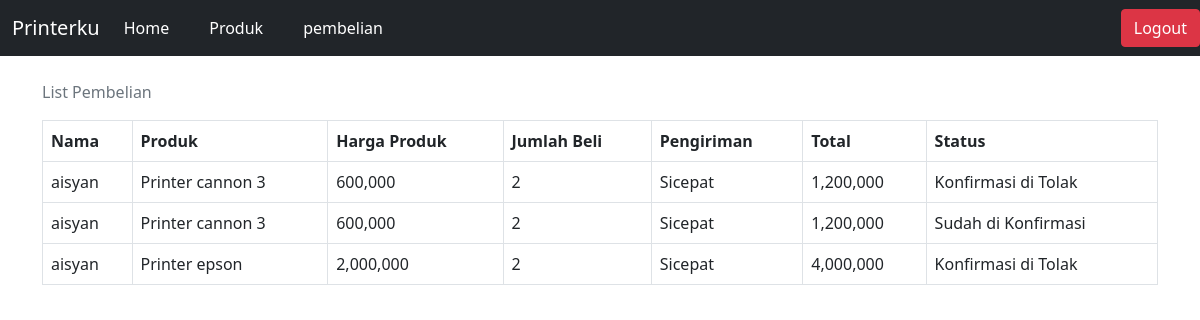
The page /user/list.php (signed in) on the database its author committed.
### tables this page shows
CREATE TABLE `pembelian` (
  `idpembelian` int(11) NOT NULL,
  `id_user` int(11) NOT NULL,
  `id_produk` int(11) NOT NULL,
  `nama` varchar(255) NOT NULL,
  `alamat` varchar(255) NOT NULL,
  `jumlah` varchar(255) NOT NULL,
  `jasa` varchar(255) NOT NULL,
  `status` int(11) NOT NULL
);

CREATE TABLE `produk` (
  `id_produk` int(11) NOT NULL,
  `nama_produk` varchar(255) NOT NULL,
  `harga` double NOT NULL,
  `foto` varchar(255) DEFAULT NULL,
  `detail` text DEFAULT NULL,
  `ketersedian_stok` enum('habis','tersedia') DEFAULT 'tersedia'
);

### user/list.php (the view, shortened to what this page needs)
<?php
  require "../config.php";
  $id_user = $_SESSION["id_user"];
  $result = mysqli_query($conn, "SELECT * FROM pembelian INNER JOIN produk ON pembelian.id_produk = produk.id_produk WHERE id_user = '$id_user' ORDER BY idpembelian DESC");
?>
<!DOCTYPE html>
<html lang="en">
<head>
</head>
<body>
    <?php require "navbar.php"; ?>
  <div class="container py-4">
  <nav aria-label="breadcrumb">
        <ol class="breadcrumb">
        <li class="breadcrumb-item active" aria-current="page">List Pembelian</li>
      </ol>
      </nav>
    <div class="table-responsive">
      <table class="table table-bordered">
        <tr>
          <th>Nama</th>
          <th>Produk</th>
          <th>Harga Produk</th>
          <th>Jumlah Beli</th>
          <th>Pengiriman</th>
          <th>Total</th>
          <th>Status</th>
        </tr>
        <?php while($pembelian = mysqli_fetch_assoc($result)):
          $status = $pembelian["status"];
          $statustext = "";
          if($status == 1 || $status == 0) {
            $statustext = "Belum di Konfirmasi";
          } else if($status == 2){
            $statustext = "Konfirmasi di Tolak";
          } else{
            $statustext = "Sudah di Konfirmasi";
          }
        ?>
        <tr>
          <td><?php echo $pembelian["nama"]; ?></td>
          <td><?php echo $pembelian["nama_produk"]; ?></td>
          <td><?php echo number_format($pembelian["harga"]);?></td>
          <td><?php echo $pembelian["jumlah"]; ?></td>
          <td><?php echo $pembelian["jasa"];?></td>
          <td><?php echo number_format($pembelian["jumlah"] * $pembelian["harga"]);?></td>
          <td><?php echo $statustext ?></td>
        </tr>
        <?php endwhile; ?>
      </table>
    </div>
  </div>
</body>
</html>

### rows shown on the page
pembelian: nama "aisyan", id_produk.nama_produk "Printer cannon 3", id_produk.harga "600,000", jumlah "2", jasa "Sicepat", $pembelian['jumlah']*$pembelian['harga'] "1,200,000", status "Konfirmasi di Tolak"
pembelian: nama "aisyan", id_produk.nama_produk "Printer cannon 3", id_produk.harga "600,000", jumlah "2", jasa "Sicepat", $pembelian['jumlah']*$pembelian['harga'] "1,200,000", status "Sudah di Konfirmasi"
pembelian: nama "aisyan", id_produk.nama_produk "Printer epson", id_produk.harga "2,000,000", jumlah "2", jasa "Sicepat", $pembelian['jumlah']*$pembelian['harga'] "4,000,000", status "Konfirmasi di Tolak"
